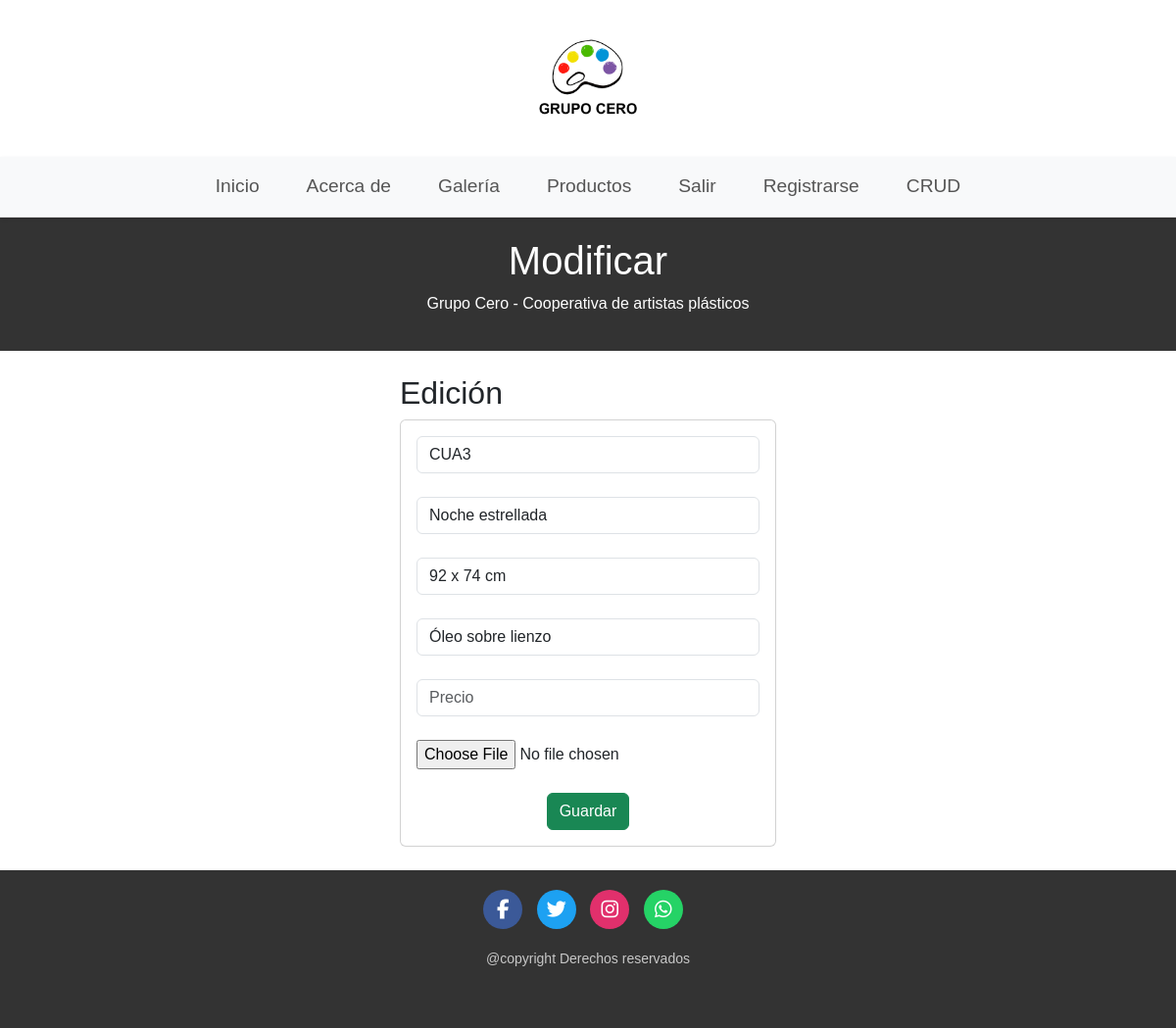
/artes/edicionProductos/CUA3 (signed in), run on the app's committed database.
### artes/models.py (models this page shows, shortened)
class Producto(models.Model):
    codigo = models.CharField(max_length=10)
    nombre = models.CharField(max_length=100)
    size = models.CharField(max_length=100) #tamaño del producto
    tecnica = models.CharField(max_length=100) #tecnica del producto
    precio = models.DecimalField(max_digits=10, decimal_places=3)
    imagen = models.ImageField(upload_to='productos/')

### artes/views.py (the view)
    def wrapper(request, *args, **kwargs):
        if not request.user.is_authenticated or not request.user.is_staff:
            messages.error(request, 'Se requieren permisos de administrador para acceder a esta página.')
            return redirect('login')
        return view_func(request, *args, **kwargs)

### artes/views.py (called while the page is built)
def admin_required(view_func):
    def wrapper(request, *args, **kwargs):
        if not request.user.is_authenticated or not request.user.is_staff:
            messages.error(request, 'Se requieren permisos de administrador para acceder a esta página.')
            return redirect('login')
        return view_func(request, *args, **kwargs)
    return wrapper

@login_required
@admin_required
def edicionProductos(request, codigo):
    productos = Producto.objects.get(codigo=codigo)
    return render(request, "artes/edicionProductos.html", {'productos': productos})

### artes/templates/artes/edicionProductos.html (shortened to what this page needs)
{% extends 'artes/base.html' %}
{% load static %}
{% block content %}
  <link rel="stylesheet" href="{% static 'artes/css/productos.css'%}" />
  <header>
    <h1>Modificar</h1>
    <p>Grupo Cero - Cooperativa de artistas plásticos</p>
  </header>
  <br>
  <div class="row">
    <div class="col-md-4 offset-d-4 mx-auto">
      <h2>Edición</h2>
      <div class="card">
        <div class="card-body">
          <form action="../editarProducto" method="post" enctype="multipart/form-data">{% csrf_token %}
            <div class="form-group">
              <input type="text" id="txtCodigo" name="txtCodigo" value="{{productos.codigo}}" class="form-control" maxlength="10"  readonly required>
            </div>
            <br>
            <div class="form-group">
              <input type="text" id="txtNombre" name="txtNombre" value="{{productos.nombre}}" class="form-control" placeholder="Nombre" maxlength="50" required>
            </div>
            <br>
            <div class="form-group">
              <input type="text" id="txtSize" name="txtSize" value="{{productos.size}}"  class="form-control" placeholder="Tamaño" maxlength="30" required>
            </div>
            <br>
            <div class="form-group">
              <input type="text" id="txtTecnica" name="txtTecnica" value="{{productos.tecnica}}" class="form-control" placeholder="Técnica"  maxlength="50" required>
            </div>
            <br>
            <div class="form-group">
              <input type="number" id="numPrecio" name="numPrecio" value="{{productos.precio}}" class="form-control" placeholder="Precio"  min="0" step="0.001" required>
            </div>
            <br>
            <div class="form-group">
              <input type="file" id="imagenProducto" name="imagenProducto" value="{{productos.imagen}}" class="form-control-file" accept="image/*" required>
            </div>
            <br>
            <div class="form-group text-center">
              <button type="submit" class="btn btn-success btn-block text-white">Guardar</button>
            </div>
          </form>
        </div>
      </div>
    </div>
  </div>
  <br>
{% endblock %}

### artes/static/artes/css/productos.css (style rules this page uses)
body { font-family: Arial, Helvetica, sans-serif; margin: 0; padding: 0; }
header { background-color: #333; color: white; padding: 20px; text-align: center; }

### data on the page
Producto: txtCodigo "CUA3", txtNombre "Noche estrellada", txtSize "92 x 74 cm", txtTecnica "Óleo sobre lienzo"
